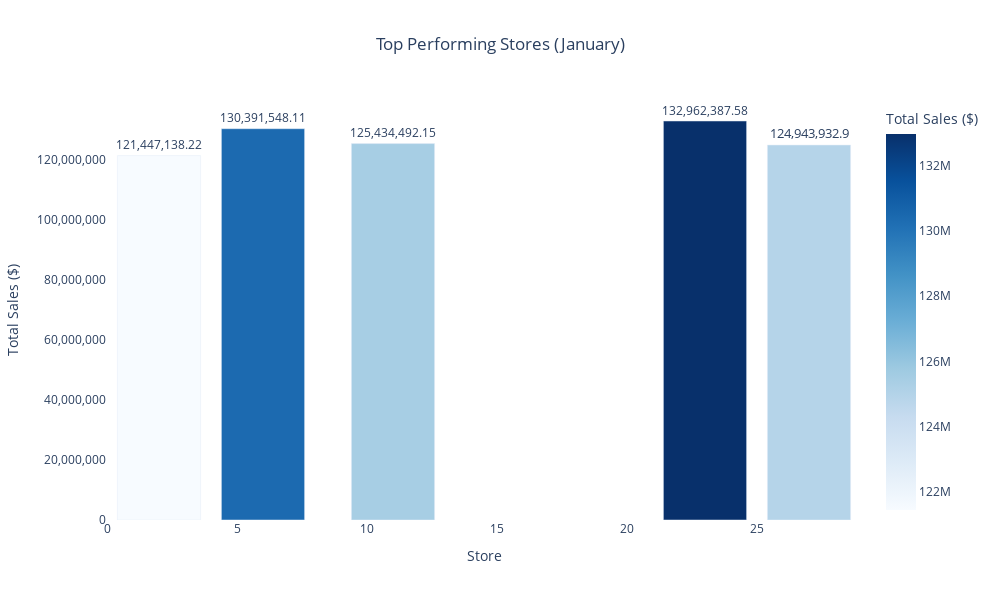
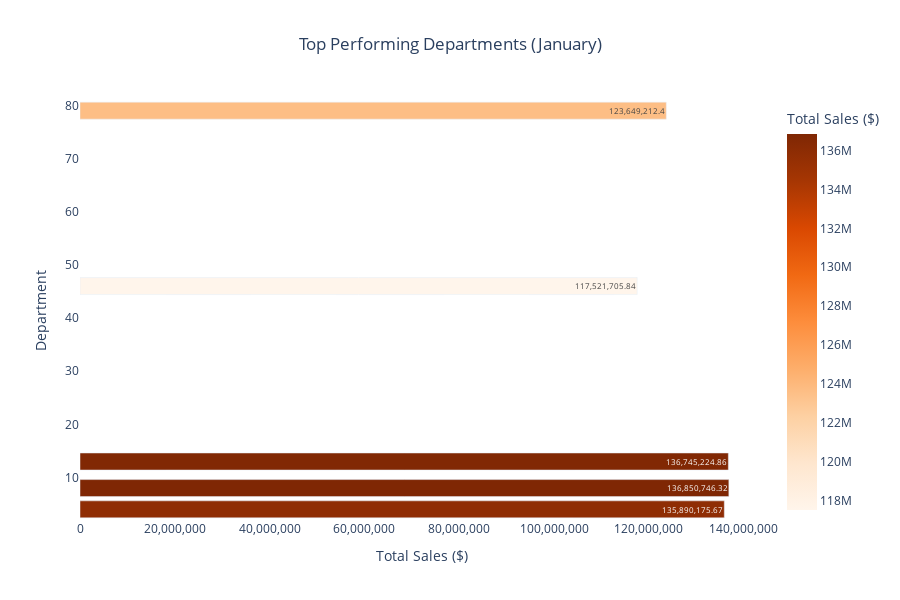

Source (notebook cell) for these figures, in order:
### Code cell
import pandas as pd
import plotly.express as px

# Example data (replace with your actual grouped data)
top_stores = data.groupby('Store')['Weekly_Sales'].sum().sort_values(ascending=False).head(5)
top_depts = data.groupby('Dept')['Weekly_Sales'].sum().sort_values(ascending=False).head(5)

# Convert to DataFrame
top_stores_df = top_stores.reset_index()
top_depts_df = top_depts.reset_index()

# Ensure sorted in descending order
top_stores_df = top_stores_df.sort_values(by='Weekly_Sales', ascending=False)
top_depts_df = top_depts_df.sort_values(by='Weekly_Sales', ascending=False)

# ----------- Stores Chart (Vertical Bars) -----------
fig_stores = px.bar(
    top_stores_df,
    x='Store',
    y='Weekly_Sales',
    title="Top Performing Stores (January)",  # Example: Month in title
    labels={'Weekly_Sales': 'Total Sales ($)', 'Store': 'Store'},
    text='Weekly_Sales',  # Add text labels
    color='Weekly_Sales',  # Gradient based on sales
    color_continuous_scale='Blues',  # Pleasing blue color palette
)

# Update traces for stores
fig_stores.update_traces(
    texttemplate='%{text:,}',  # Format text with commas
    textfont_size=14,  # Consistent text size
    textposition='outside',  # Place text outside bars
    hovertemplate='Store: %{x}<br>Total Sales: %{y:,}<extra></extra>'  # Hover format
)

# Update layout for stores chart
fig_stores.update_layout(
    title={'x': 0.5},  # Center title
    xaxis_title="Store",
    yaxis_title="Total Sales ($)",
    yaxis=dict(tickformat=',', showgrid=False),  # Remove gridlines, format axis
    xaxis=dict(showgrid=False),
    plot_bgcolor="white",  # White background
    height=600,  # Increased height
    width=1000,  # Increased width
)
fig_stores.show()

# ----------- Departments Chart (Horizontal Bars) -----------
fig_depts = px.bar(
    top_depts_df,
    x='Weekly_Sales',
    y='Dept',
    title="Top Performing Departments (January)",  # Example: Month in title
    labels={'Weekly_Sales': 'Total Sales ($)', 'Dept': 'Department'},
    text='Weekly_Sales',  # Add text labels
    orientation='h',  # Horizontal bar chart for better readability
    color='Weekly_Sales',  # Gradient based on sales
    color_continuous_scale='Oranges',  # Pleasing orange color palette
)

# Update traces for departments
fig_depts.update_traces(
    texttemplate='%{text:,}',  # Format text with commas
    textfont_size=14,  # Consistent text size
    textposition='inside',  # Place text inside bars
    hovertemplate='Department: %{y}<br>Total Sales: %{x:,}<extra></extra>'  # Hover format
)

# Update layout for departments chart
fig_depts.update_layout(
    title={'x': 0.5},  # Center title
    xaxis_title="Total Sales ($)",
    yaxis_title="Department",
    xaxis=dict(tickformat=',', showgrid=False),  # Remove gridlines, format axis
    yaxis=dict(showgrid=False),
    plot_bgcolor="white",  # White background
    height=600,  # Increased height
    width=900,  # Increased width
)
fig_depts.show()

### Figure 1 — Plotly figure (JSON) as saved in the notebook; plotly's stock layout.template omitted (floating-point values rounded to 4 significant figures)
{"data": [{"alignmentgroup": "True", "hovertemplate": "Store: %{x}<br>Total Sales: %{y:,}<extra></extra>", "legendgroup": "", "marker": {"color": [133000000.0, 130400000.0, 125400000.0, 124900000.0, 121400000.0], "coloraxis": "coloraxis", "pattern": {"shape": ""}}, "name": "", "offsetgroup": "", "orientation": "v", "showlegend": false, "text": [133000000.0, 130400000.0, 125400000.0, 124900000.0, 121400000.0], "textfont": {"size": 14}, "textposition": "outside", "texttemplate": "%{text:,}", "type": "bar", "x": [23, 6, 11, 27, 2], "xaxis": "x", "y": [133000000.0, 130400000.0, 125400000.0, 124900000.0, 121400000.0], "yaxis": "y"}], "layout": {"barmode": "relative", "coloraxis": {"colorbar": {"title": {"text": "Total Sales ($)"}}, "colorscale": [[0, "rgb(247,251,255)"], [0.125, "rgb(222,235,247)"], [0.25, "rgb(198,219,239)"], [0.375, "rgb(158,202,225)"], [0.5, "rgb(107,174,214)"], [0.625, "rgb(66,146,198)"], [0.75, "rgb(33,113,181)"], [0.875, "rgb(8,81,156)"], [1, "rgb(8,48,107)"]]}, "height": 600, "legend": {"tracegroupgap": 0}, "plot_bgcolor": "white", "title": {"text": "Top Performing Stores (January)", "x": 0.5}, "width": 1000, "xaxis": {"anchor": "y", "domain": [0, 1], "showgrid": false, "title": {"text": "Store"}}, "yaxis": {"anchor": "x", "domain": [0, 1], "showgrid": false, "tickformat": ",", "title": {"text": "Total Sales ($)"}}}}

### Figure 2 — Plotly figure (JSON) as saved in the notebook; plotly's stock layout.template omitted (floating-point values rounded to 4 significant figures)
{"data": [{"alignmentgroup": "True", "hovertemplate": "Department: %{y}<br>Total Sales: %{x:,}<extra></extra>", "legendgroup": "", "marker": {"color": [136900000.0, 136700000.0, 135900000.0, 123600000.0, 117500000.0], "coloraxis": "coloraxis", "pattern": {"shape": ""}}, "name": "", "offsetgroup": "", "orientation": "h", "showlegend": false, "text": [136900000.0, 136700000.0, 135900000.0, 123600000.0, 117500000.0], "textfont": {"size": 14}, "textposition": "inside", "texttemplate": "%{text:,}", "type": "bar", "x": [136900000.0, 136700000.0, 135900000.0, 123600000.0, 117500000.0], "xaxis": "x", "y": [8, 13, 4, 79, 46], "yaxis": "y"}], "layout": {"barmode": "relative", "coloraxis": {"colorbar": {"title": {"text": "Total Sales ($)"}}, "colorscale": [[0, "rgb(255,245,235)"], [0.125, "rgb(254,230,206)"], [0.25, "rgb(253,208,162)"], [0.375, "rgb(253,174,107)"], [0.5, "rgb(253,141,60)"], [0.625, "rgb(241,105,19)"], [0.75, "rgb(217,72,1)"], [0.875, "rgb(166,54,3)"], [1, "rgb(127,39,4)"]]}, "height": 600, "legend": {"tracegroupgap": 0}, "plot_bgcolor": "white", "title": {"text": "Top Performing Departments (January)", "x": 0.5}, "width": 900, "xaxis": {"anchor": "y", "domain": [0, 1], "showgrid": false, "tickformat": ",", "title": {"text": "Total Sales ($)"}}, "yaxis": {"anchor": "x", "domain": [0, 1], "showgrid": false, "title": {"text": "Department"}}}}
